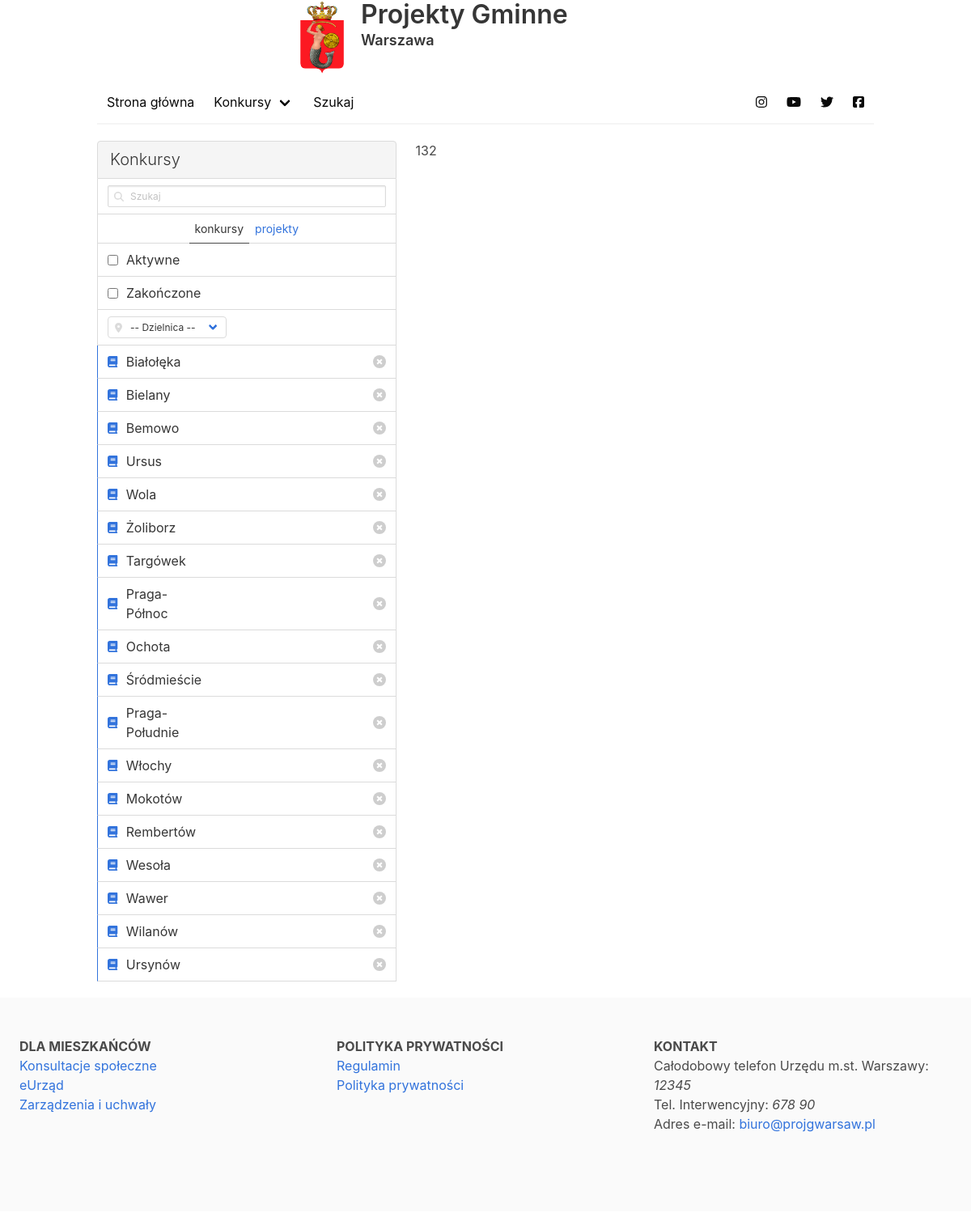
Page /konkursy/search on the earlier database version.
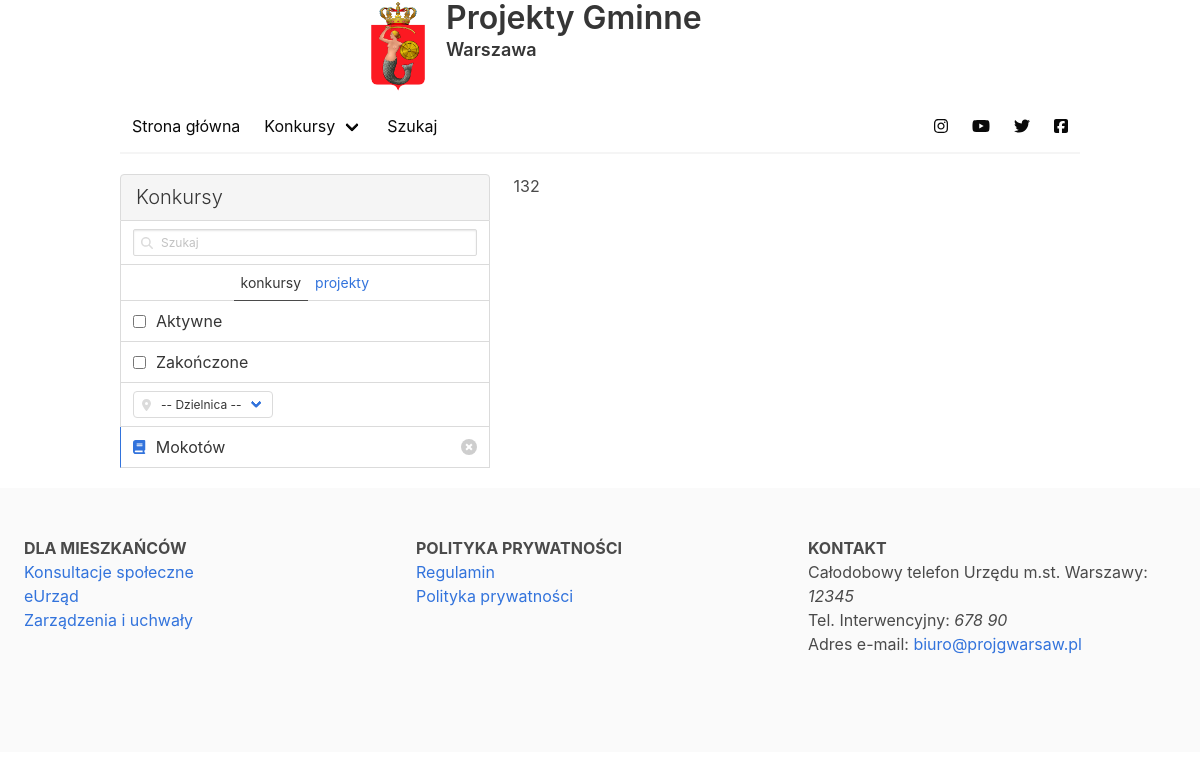
Same page on the later database version.
### projekty_gminne/models.py (models this page shows)
class Dzielnica(models.Model):
    class Meta:
        verbose_name_plural = "Dzielnice"
    date_added = models.DateTimeField(auto_now_add=True)
    date_modified = models.DateTimeField(auto_now=True)
    gmina_id = models.ForeignKey(
        'Gmina', null=False, on_delete=models.CASCADE)
    name = models.CharField(max_length=128, null=False)
    def __str__(self):
        return self.name

### projekty_gminne/views.py (the view)
# urls.py: path('search', views.SearchTool.as_view(), name="search-tool"),
class SearchTool(generic.View):
    template_name = "projekty_gminne/search.html"
    @method_decorator(require_GET)
    def get(self, request):
        data = {}
        data["dzielnice"] = models.Dzielnica.objects.all()
        return render(request, self.template_name, {"data": data})

### projekty_gminne/templates/projekty_gminne/search.html (shortened to what this page needs)
{% extends '_Main/template.html' %}
{% block content %}
<div class="columns">
  <div class="column is-two-fifths">
    <nav class="panel">
  <p class="panel-heading">
    Konkursy
  </p>
  <div class="panel-block">
    <p class="control has-icons-left">
      <input class="input is-small" type="text" placeholder="Szukaj">
      <span class="icon is-small is-left">
      </span>
    </p>
  </div>
  <p class="panel-tabs">
    <a class="is-active">konkursy</a>
    <a>projekty</a>
  </p>
  <label class="panel-block">
  <input type="checkbox">
  Aktywne
  </label>
  <label class="panel-block">
  <input type="checkbox">
  Zakończone
  </label>
  <label class="panel-block">
    <div class="field">
    <div class="control has-icons-left">
      <div class="select is-small">
        <select>
          <option selected>-- Dzielnica --</option>
        </select>
      </div>
      <span class="icon is-left">
</span>
    </div>
  </div>
  </label>
  {% for dzielnica in data.dzielnice %}
  <div class="panel-block is-active">
    <span class="panel-icon">
      <i class="fas fa-book" aria-hidden="true"></i>
    </span>
    {{ dzielnica }}
    <div class="is-block" style="width:100%;">
      <button class="delete is-small is-pulled-right"></button>
    </div>
  </div>
  {% endfor %}
</nav>
  </div>
  <div class="column">
    132
  </div>
</div>
{% endblock %}

### ProjektyGminne/templates/_Main/template.html (shortened to what this page needs)
{% load staticfiles %}
<!DOCTYPE html>
<html lang="pl" dir="ltr">
  <head>
    <link rel="stylesheet" href="{% static 'bulma-0.7.4/css/bulma.min.css' %}">
    <link rel="stylesheet" href="{% static 'font-awesome/all.min.css' %}">
  </head>
  <body ng-app="ProjektyGminneApp">
    <div class="container">
    <div class="columns is-mobile is-centered is-hidden-mobile">
      <div class="column is-half">
        <article class="media has-text-centered">
          <figure class="media-left">
            <p class="image is-64x64">
              <img src="{% static 'herb_warsaw.png' %}">
            </p>
          </figure>
          <div class="media-content">
            <div class="content">
              <h1 class="title">
                Projekty Gminne
              </h1>
              <h5 class="subtitle">Warszawa</h5>
            </div>
          </div>
        </article>
      </div>
    </div>
      <div class="columns">
        <div class="column is-mobile">
            <nav class="navbar is-white">
              <div id="navbarDropdownMenu" class="navbar-menu">
                <div class="navbar-start">
                  <a href="{% url 'homepage' %}" class="navbar-item">
                    Strona główna
                  </a>
                  <div class="navbar-item has-dropdown is-hoverable">
                    <a class="navbar-link">Konkursy</a>
                  </div>
                  <a href="{% url 'search-tool' %}" class="navbar-item">
                    Szukaj
                  </a>
                </div>
                <div class="navbar-end">
                  <a target="_blank" href="https://www.instagram.com" class="navbar-item">
                    <i class="fab fa-instagram"></i>
                  </a>
                  <a target="_blank" href="https://www.youtube.com" class="navbar-item">
                    <i class="fab fa-youtube"></i>
                  </a>
                  <a target="_blank" href="https://twitter.com" class="navbar-item">
                    <i class="fab fa-twitter"></i>
                  </a>
                  <a target="_blank" href="https://facebook.com" class="navbar-item">
                    <i class="fab fa-facebook-square"></i>
                  </a>
                </div>
              </div>
            </nav>
            <hr class="is-marginless">
        </div>
      </div>
    </div>
    <div class="container" style="margin-top: 8px;">
        {% block content %}{% endblock %}
    </div>
    {% include '_Main/footer.html' %}
  </body>
</html>

### ProjektyGminne/templates/_Main/footer.html
<footer class="footer" style="margin-top: 20px;">
    <div class="columns">
      <div class="column">
        <h2 class="is-uppercase has-text-weight-bold">
          Dla mieszkańców
        </h2>
        <ul>
          <li>
            <a href="#link">Konsultacje społeczne</a></li>
          <li>
            <a href="#link">eUrząd</a></li>
          <li>
            <a href="#link">Zarządzenia i uchwały</a></li>
        </ul>
      </div>
      <div class="column">
        <h2 class="is-uppercase has-text-weight-bold">
          Polityka prywatności
        </h2>
        <ul>
          <li>
            <a href="#link">Regulamin</a></li>
          <li>
            <a href="#link">Polityka prywatności</a></li>
        </ul>
      </div>
      <div class="column">
        <h2 class="is-uppercase has-text-weight-bold">
          Kontakt
        </h2>
        <ul>
          <li>
            Całodobowy telefon Urzędu m.st. Warszawy: <i>12345</i>
          </li>
          <li>
            Tel. Interwencyjny: <i>678 90</i>
          </li>
          <li>
            Adres e-mail: <a href="mailto:biuro@projgwarsaw.pl">
              biuro@projgwarsaw.pl
            </a>
          </li>
        </ul>
      </div>
    </div>
</footer>

Differences in the rows shown:
removed Dzielnica: name "Białołęka"
removed Dzielnica: name "Bielany"
removed Dzielnica: name "Bemowo"
removed Dzielnica: name "Ursus"
removed Dzielnica: name "Wola"
removed Dzielnica: name "Żoliborz"
removed Dzielnica: name "Targówek"
removed Dzielnica: name "Praga-Północ"
removed Dzielnica: name "Ochota"
removed Dzielnica: name "Śródmieście"
removed Dzielnica: name "Praga-Południe"
removed Dzielnica: name "Włochy"
removed Dzielnica: name "Rembertów"
removed Dzielnica: name "Wesoła"
removed Dzielnica: name "Wawer"
removed Dzielnica: name "Wilanów"
removed Dzielnica: name "Ursynów"
